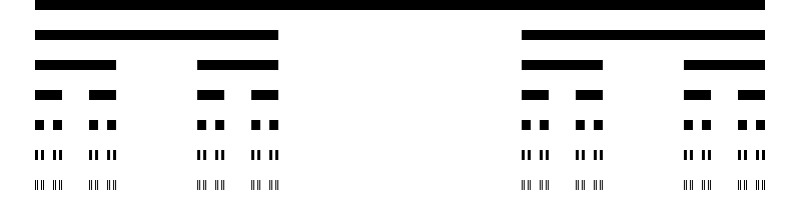
Frame 1 (no input)
Frame 2 (the mouse pressed at the canvas centre, redrawn once): identical to frame 1, image omitted

The Processing sketch that drew this single still picture (run headless with seeded random() and noise(); the mouse was pressed at the canvas centre and the sketch redrawn once):

// Processing sketch: NOC_8_04_CantorSet
// ── NOC_8_04_CantorSet.pde
// The Nature of Code
// Daniel Shiffman
// http://natureofcode.com

// Cantor Set
// Renders a simple fractal, the Cantor Set

void setup() {
  size(800, 200);
  background(255);
  
  // Call the recursive function
  cantor(35, 0, 730);
}

void draw() {
  // No need to loop
  noLoop();
}


void cantor(float x, float y, float len) {
  
  float h = 30;
  
  // recursive exit condition
  if (len >= 1) {
    // Draw line (as rectangle to make it easier to see)
    noStroke();
    fill(0);
    rect(x, y, len, h/3);
    // Go down to next y position
    y += h;
    // Draw 2 more lines 1/3rd the length (without the middle section)
    cantor(x, y, len/3);
    cantor(x+len*2/3, y, len/3);
  }
}
